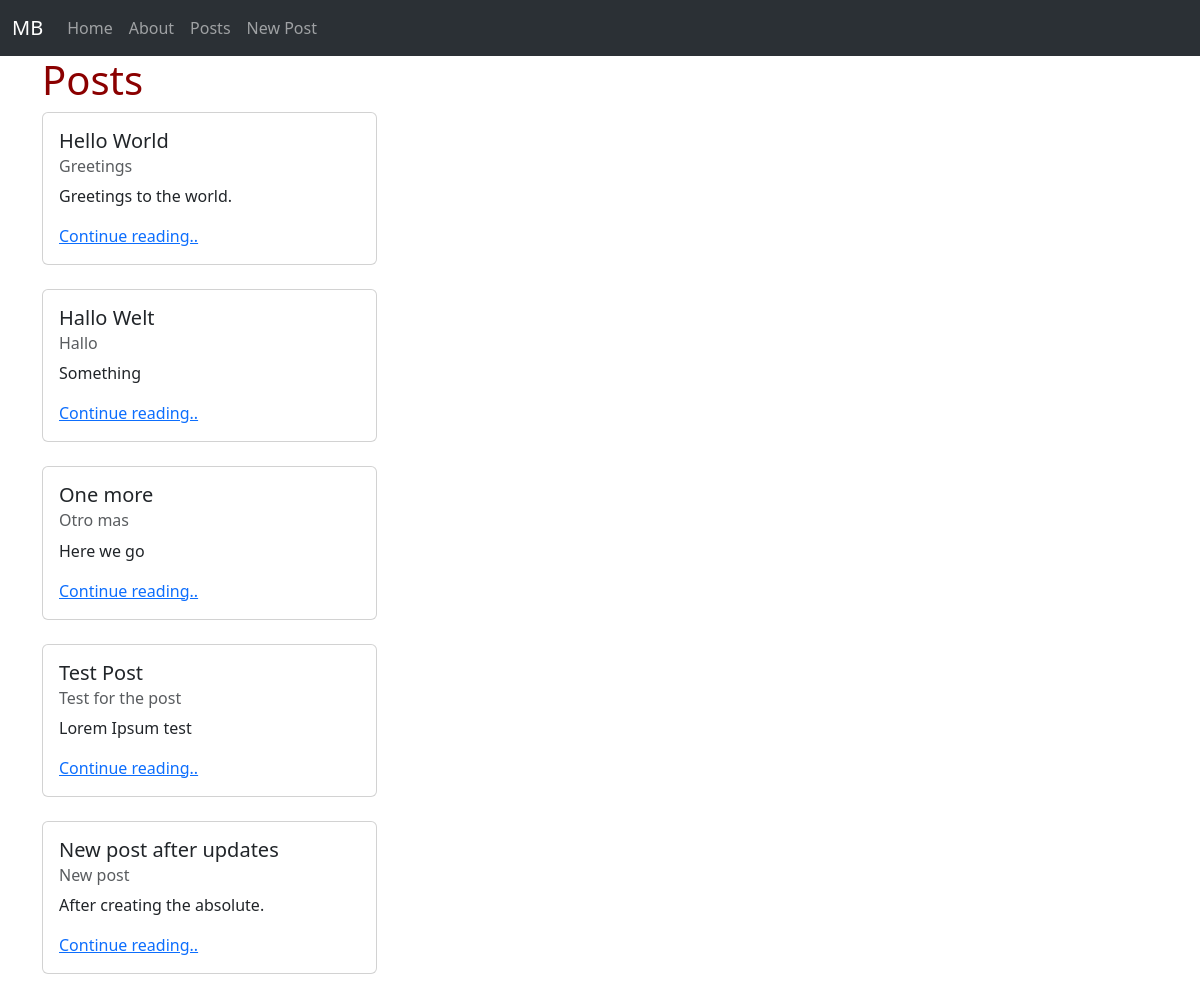
/posts/, run on the app's committed database.
### posts/models.py (models this page shows, shortened)
class Post(models.Model):
    title = models.CharField(max_length=128)
    subtitle = models.CharField(max_length=256)
    body = models.TextField()
    created_on = models.DateTimeField(auto_now_add=True)

### posts/views.py (the view)
# urls.py: path("", views.PostListView.as_view(), name="list"),
class PostListView(ListView):
    template_name = "posts/list.html"
    model = Post

### templates/posts/list.html (shortened to what this page needs)
{% extends 'base.html' %}
{% block content %}
<h1>Posts</h1>
    {% for post in post_list %}
    <div class="card" style="width: 30%;">
        <div class="card-body">
          <h5 class="card-title">{{ post.title }}</h5>
          <h6 class="card-subtitle mb-2 text-body-secondary">{{ post.subtitle }}</h6>
          <p class="card-text">{{ post.body|truncatechars:200 }}</p>
          <a href="{% url 'detail' post.id %}" class="card-link">Continue reading..</a>
        </div>
      </div>
      <br/>
        {% endfor %}
{% endblock content %}

### templates/base.html (shortened to what this page needs)
{% load static %}
<!DOCTYPE html>
<html lang="en">
<head>
    <link href="https://cdn.jsdelivr.net/npm/bootstrap@5.3.0/dist/css/bootstrap.min.css" rel="stylesheet"
>
    <link  href="{% static 'css/base.css' %}" rel="stylesheet">
</head>
<body>
    <body>
        <nav class="navbar navbar-expand-lg bg-body-tertiary " data-bs-theme="dark">
            <div class="container-fluid">
              <a class="navbar-brand" href="{% url 'home' %}">MB</a>
              <div class="collapse navbar-collapse" id="navbarNavAltMarkup">
                <div class="navbar-nav">
                  <a class="nav-link" href="{% url 'home' %}">Home</a>
                  <a class="nav-link" href="{% url 'about' %}">About</a>
                  <a class="nav-link" href="{% url 'list' %}">Posts</a>
                  <a class="nav-link" href="{% url 'new' %}">New Post</a>
                </div>
              </div>
            </div>
          </nav>
    <div class="container">
        {% block content %}
        {% endblock content %}
    </div>
</body>
</html>

### static/css/base.css (style rules this page uses)
h1 { color: darkred; font-weight:300; }

### data on the page
Post: title "Hello World", subtitle "Greetings", body "Greetings to the world."
Post: title "Hallo Welt", subtitle "Hallo", body "Something"
Post: title "One more", subtitle "Otro mas", body "Here we go"
Post: title "Test Post", subtitle "Test for the post", body "Lorem Ipsum test"
Post: title "New post after updates", subtitle "New post", body "After creating the absolute."
